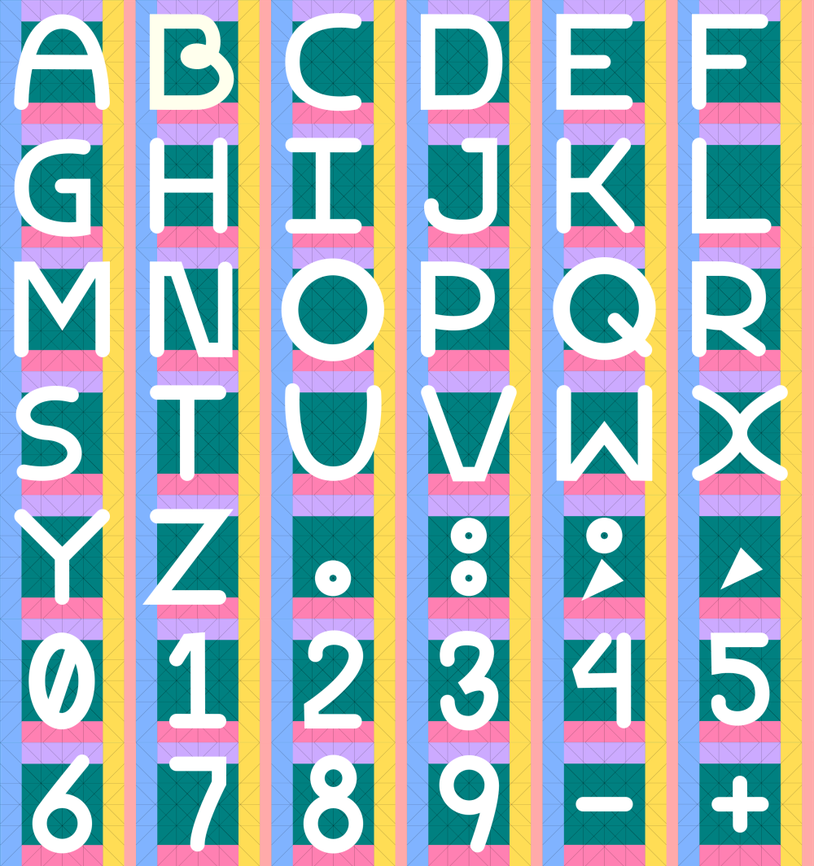
#> input picture scripts/font/NSFreeFont.png, 814 x 866 px, shrunk from 1000 x 1064 before the run
$ python -i colorHelper.py   (imports and definitions only)
#> lines starting #> are read from the running program, lines starting #| are printed output that depends on the picture
#> further down, picture is the input picture: shape (866, 814, 3); mean B, G, R 179.7, 177.8, 164.6
#########################################################
# Author: sh-navid
#########################################################
'''
'''
#########################################################
# Add preprocessors
#########################################################
import random
import cv2

#########################################################
# Functions
#########################################################


def randomColor(min=0, max=255):
    return tuple([random.randint(min, max) for _ in [0, 1, 2]])


def randomLightColors():
    return randomColor(127, 255)


def randomDarkColors():
    return randomColor(0, 127)


def getHSV(im):
    hsv = im.copy()
    hsv = cv2.cvtColor(hsv, cv2.COLOR_BGR2HSV)
#> hsv: shape (866, 814, 3); mean H, S, V 74.6, 135, 219
    (h, s, v) = cv2.split(hsv)
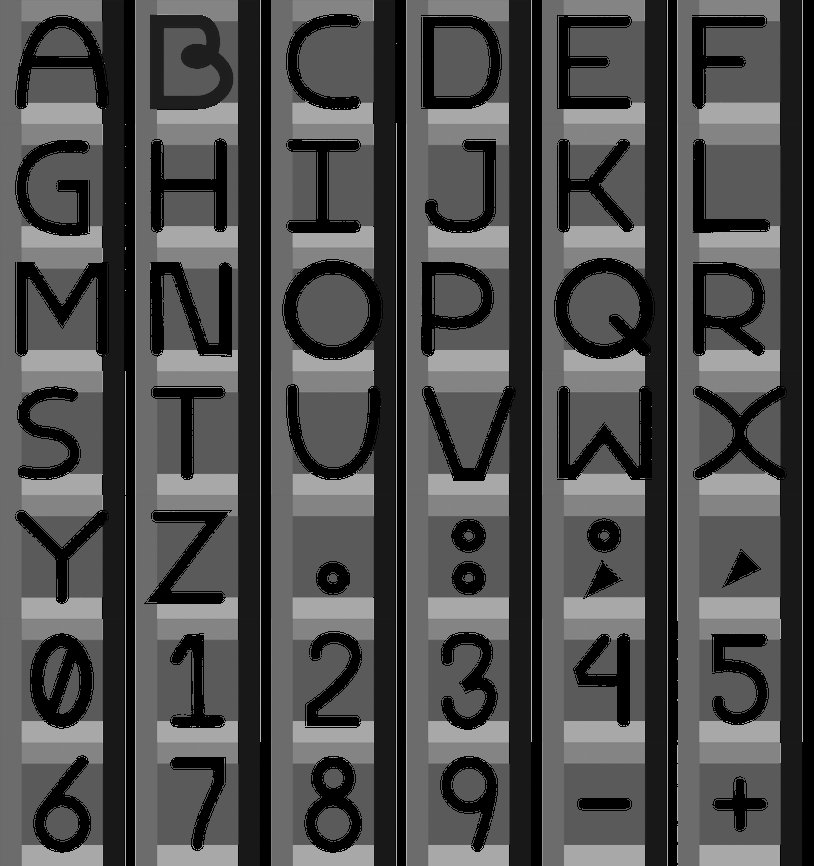
#> h: shape (866, 814); min 0, max 179, mean 74.6
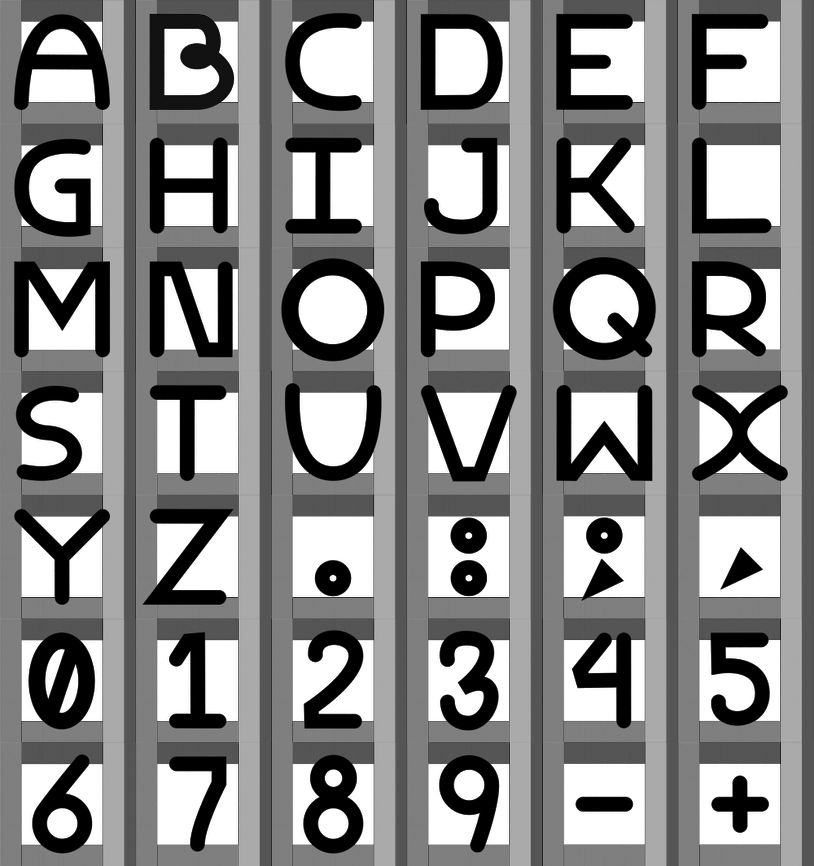
#> s: shape (866, 814); min 0, max 255, mean 135
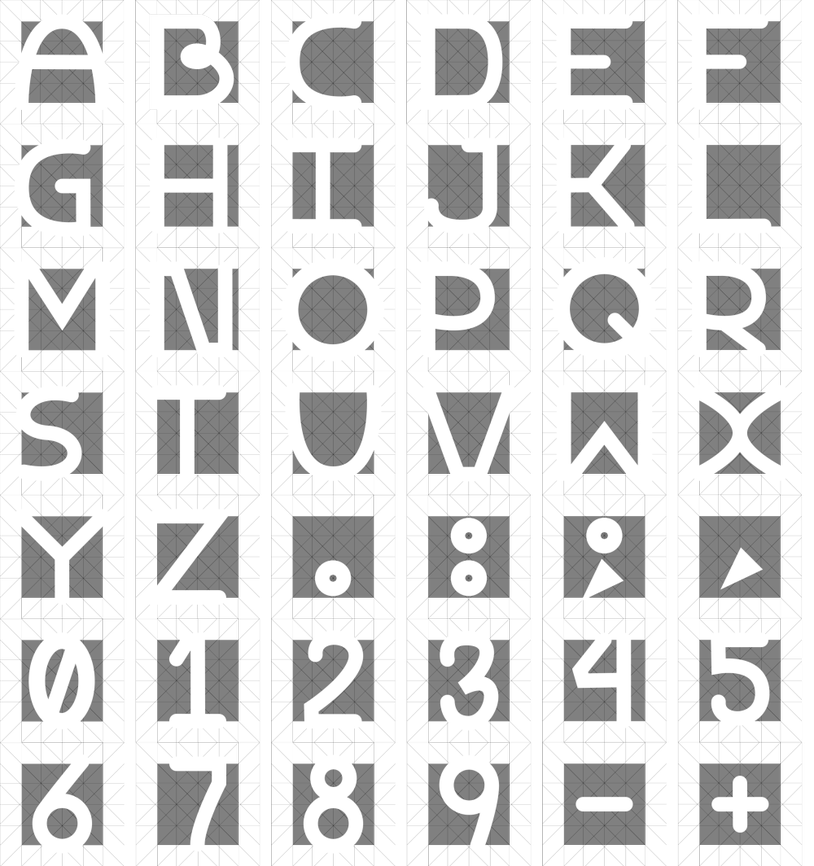
#> v: shape (866, 814); min 72, max 255, mean 219
    return h,s,v

# Fixme: pass mask ro RIO to changeHue, changeSaturation and changeBrightness

def changeHue(im, hue=130):
    h,s,v=getHSV(im)
    h[:] = hue
#> h: shape (866, 814); every value is 130
    hsv = cv2.merge([h, s, v])
#> hsv: shape (866, 814, 3); mean H, S, V 130, 135, 219
    bgr = cv2.cvtColor(hsv, cv2.COLOR_HSV2BGR)
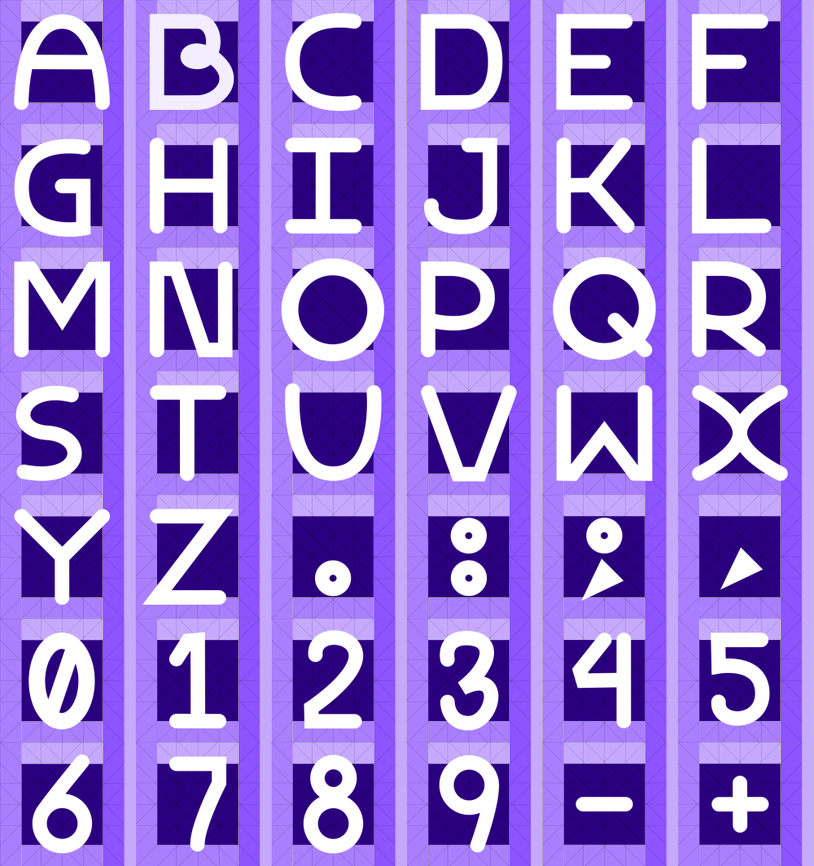
#> bgr: shape (866, 814, 3); mean B, G, R 219, 117.5, 151.3
    return bgr

def changeSaturation(im, sat=130):
    h,s,v=getHSV(im)
    s[:] = sat
    hsv = cv2.merge([h, s, v])
    bgr = cv2.cvtColor(hsv, cv2.COLOR_HSV2BGR)
    return bgr

def changeBrightness(im, val=130):
    h,s,v=getHSV(im)
    v[:] = val
    hsv = cv2.merge([h, s, v])
    bgr = cv2.cvtColor(hsv, cv2.COLOR_HSV2BGR)
    return bgr

>>> import cv2
>>> picture = cv2.imread('font/NSFreeFont.png')
>>> result = changeHue(picture)
